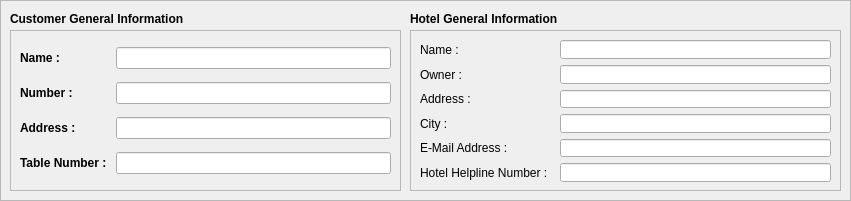
  <widget class="QFrame" name="CustomerInfoFrame">
   <property name="geometry">
    <rect>
     <x>10</x>
     <y>430</y>
     <width>851</width>
     <height>201</height>
    </rect>
   </property>
   <property name="frameShape">
    <enum>QFrame::StyledPanel</enum>
   </property>
   <property name="frameShadow">
    <enum>QFrame::Raised</enum>
   </property>
   <widget class="QFrame" name="frame_5">
    <property name="geometry">
     <rect>
      <x>10</x>
      <y>30</y>
      <width>391</width>
      <height>161</height>
     </rect>
    </property>
    <property name="styleSheet">
     <string notr="true">font: 75 11pt &quot;Ubuntu Mono&quot;;
font-weight:bold;</string>
    </property>
    <property name="frameShape">
     <enum>QFrame::StyledPanel</enum>
    </property>
    <property name="frameShadow">
     <enum>QFrame::Raised</enum>
    </property>
    <layout class="QGridLayout" name="gridLayout_5">
     <item row="0" column="0" colspan="2">
      <widget class="QLabel" name="label_15">
       <property name="text">
        <string>Name : </string>
       </property>
      </widget>
     </item>
     <item row="3" column="3">
      <widget class="QLineEdit" name="TableNumber"/>
     </item>
     <item row="2" column="3">
      <widget class="QLineEdit" name="CustomerAddress"/>
     </item>
     <item row="0" column="3">
      <widget class="QLineEdit" name="CustomerName"/>
     </item>
     <item row="2" column="0">
      <widget class="QLabel" name="label_17">
       <property name="text">
        <string>Address : </string>
       </property>
      </widget>
     </item>
     <item row="1" column="3">
      <widget class="QLineEdit" name="ContactNumber"/>
     </item>
     <item row="1" column="0" colspan="2">
      <widget class="QLabel" name="label_16">
       <property name="text">
        <string>Number : </string>
       </property>
      </widget>
     </item>
     <item row="3" column="0" colspan="3">
      <widget class="QLabel" name="label_39">
       <property name="text">
        <string>Table Number : </string>
       </property>
      </widget>
     </item>
    </layout>
   </widget>
   <widget class="QLabel" name="label_21">
    <property name="geometry">
     <rect>
      <x>10</x>
      <y>10</y>
      <width>301</width>
      <height>17</height>
     </rect>
    </property>
    <property name="styleSheet">
     <string notr="true">font: 75 14pt &quot;Ubuntu Mono&quot;;
font-weight:bold;</string>
    </property>
    <property name="text">
     <string>Customer General Information </string>
    </property>
   </widget>
   <widget class="QFrame" name="HotelInfo">
    <property name="geometry">
     <rect>
      <x>410</x>
      <y>30</y>
      <width>431</width>
      <height>161</height>
     </rect>
    </property>
    <property name="frameShape">
     <enum>QFrame::StyledPanel</enum>
    </property>
    <property name="frameShadow">
     <enum>QFrame::Raised</enum>
    </property>
    <layout class="QGridLayout" name="gridLayout_7">
     <item row="5" column="1">
      <widget class="QLineEdit" name="EMail"/>
     </item>
     <item row="0" column="1">
      <widget class="QLineEdit" name="HotelName"/>
     </item>
     <item row="3" column="0">
      <widget class="QLabel" name="label_29">
       <property name="text">
        <string>Address : </string>
       </property>
      </widget>
     </item>
     <item row="6" column="1">
      <widget class="QLineEdit" name="HelplineNumber"/>
     </item>
     <item row="0" column="0">
      <widget class="QLabel" name="label_18">
       <property name="text">
        <string>Name : </string>
       </property>
      </widget>
     </item>
     <item row="2" column="0">
      <widget class="QLabel" name="label_20">
       <property name="text">
        <string>Owner : </string>
       </property>
      </widget>
     </item>
     <item row="3" column="1">
      <widget class="QLineEdit" name="HotelAddress"/>
     </item>
     <item row="5" column="0">
      <widget class="QLabel" name="label_25">
       <property name="text">
        <string>E-Mail Address : </string>
       </property>
      </widget>
     </item>
     <item row="6" column="0">
      <widget class="QLabel" name="label_28">
       <property name="text">
        <string>Hotel Helpline Number :  </string>
       </property>
      </widget>
     </item>
     <item row="2" column="1">
      <widget class="QLineEdit" name="HotelOwner"/>
     </item>
     <item row="4" column="0">
      <widget class="QLabel" name="label_5">
       <property name="text">
        <string>City : </string>
       </property>
      </widget>
     </item>
     <item row="4" column="1">
      <widget class="QLineEdit" name="HotelCity"/>
     </item>
    </layout>
   </widget>
   <widget class="QLabel" name="label_22">
    <property name="geometry">
     <rect>
      <x>410</x>
      <y>10</y>
      <width>301</width>
      <height>17</height>
     </rect>
    </property>
    <property name="styleSheet">
     <string notr="true">font: 75 14pt &quot;Ubuntu Mono&quot;;
font-weight:bold;</string>
    </property>
    <property name="text">
     <string>Hotel General Information </string>
    </property>
   </widget>
  </widget>
